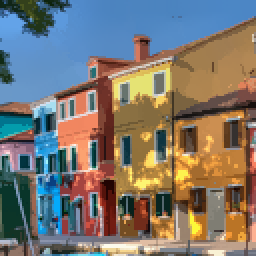
#> input picture ass2/mean-shift/results/128/zeta_1.0_h_0.10.png, 128 x 128 px (shown 2 times larger); its folder holds 4 pictures in this run
$ python test.py
#> lines starting #> are read from the running program, lines starting #| are printed output that depends on the picture
import matplotlib.pyplot as plt
import numpy as np
import imageio


M=128

# Create a 2x2 grid
fig, axes = plt.subplots(2, 2, figsize=(10, 8))
i=0
j=0
for zeta in [1,4]:
    j=0
    for h in [0.10, 0.30]:
        img = imageio.imread(f'./results/{M}/zeta_{zeta:1.1f}_h_{h:.2f}.png')
#> img is the input picture: shape (128, 128, 3); mean R, G, B 123.5, 118.2, 111.4
        axes[i,j].imshow(img)
        axes[i, j].axis('off')  # Turn off axis
        axes[i, j].text(0.5, -0.1, f'zeta: {zeta}, h:{h}', ha='center', va='top', transform=axes[i, j].transAxes, fontsize=12)
        j = j+1
    i=i+1
#> i = 1


plt.tight_layout()

# Show the plot
plt.savefig(f'res_{M}.png')
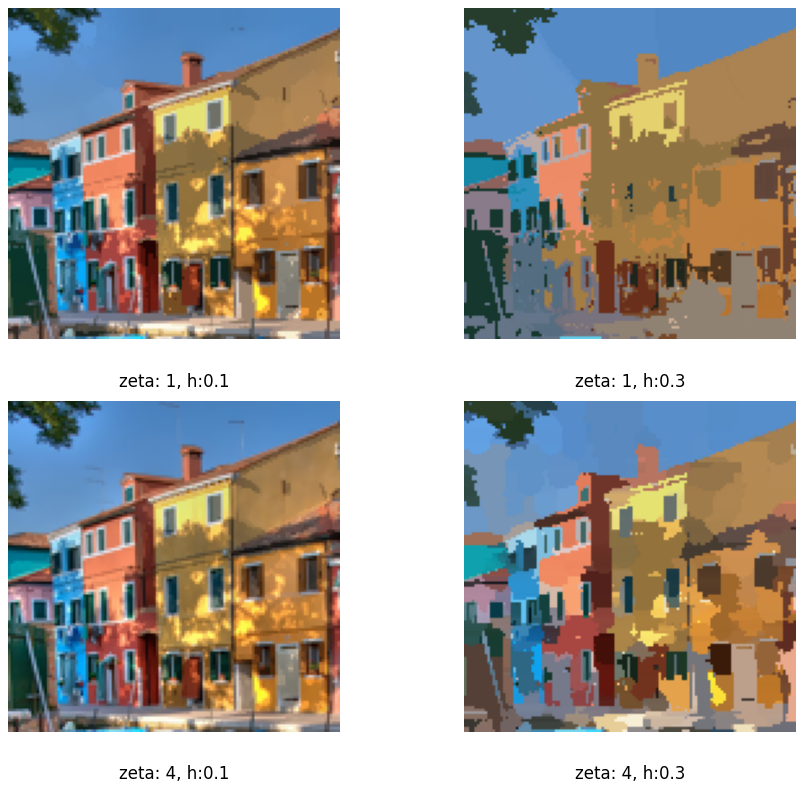
#> figure drawn by matplotlib, 4 panels
